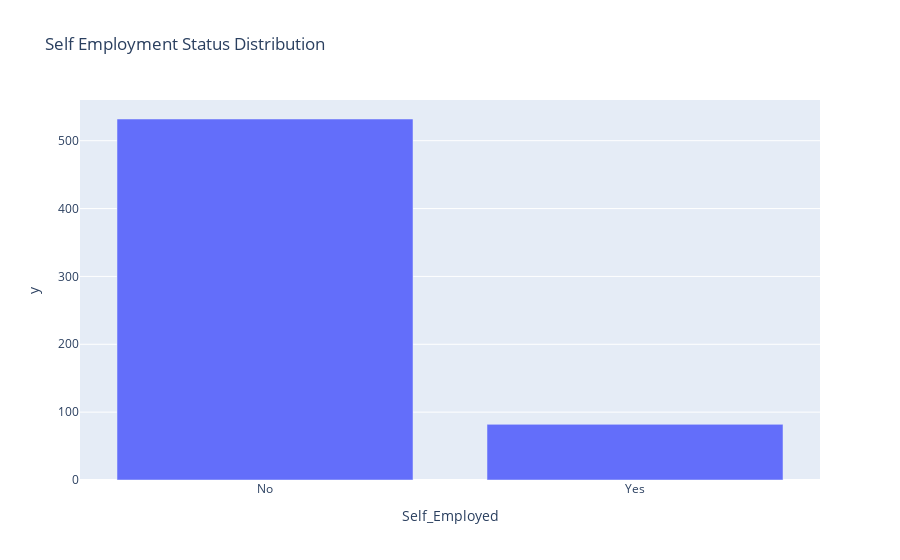

Write notebook code for a chart like this one.
### Code cell
self_employ_count = data['Self_Employed'].value_counts()
fig = px.bar(self_employ_count,
            x = self_employ_count.index,
            y = self_employ_count.values,
            title = 'Self Employment Status Distribution')
fig.show()

### Figure 1 — Plotly figure (JSON) as saved in the notebook; plotly's stock layout.template omitted (floating-point values rounded to 4 significant figures)
{"data": [{"alignmentgroup": "True", "hovertemplate": "Self_Employed=%{x}<br>y=%{y}<extra></extra>", "legendgroup": "", "marker": {"color": "#636efa", "pattern": {"shape": ""}}, "name": "", "offsetgroup": "", "orientation": "v", "showlegend": false, "textposition": "auto", "type": "bar", "x": ["No", "Yes"], "xaxis": "x", "y": [532, 82], "yaxis": "y"}], "layout": {"autosize": true, "barmode": "relative", "legend": {"tracegroupgap": 0}, "title": {"text": "Self Employment Status Distribution"}, "xaxis": {"anchor": "y", "autorange": true, "domain": [0, 1], "range": [-0.5, 1.5], "title": {"text": "Self_Employed"}, "type": "category"}, "yaxis": {"anchor": "x", "autorange": true, "domain": [0, 1], "range": [0, 560], "title": {"text": "y"}, "type": "linear"}}}
